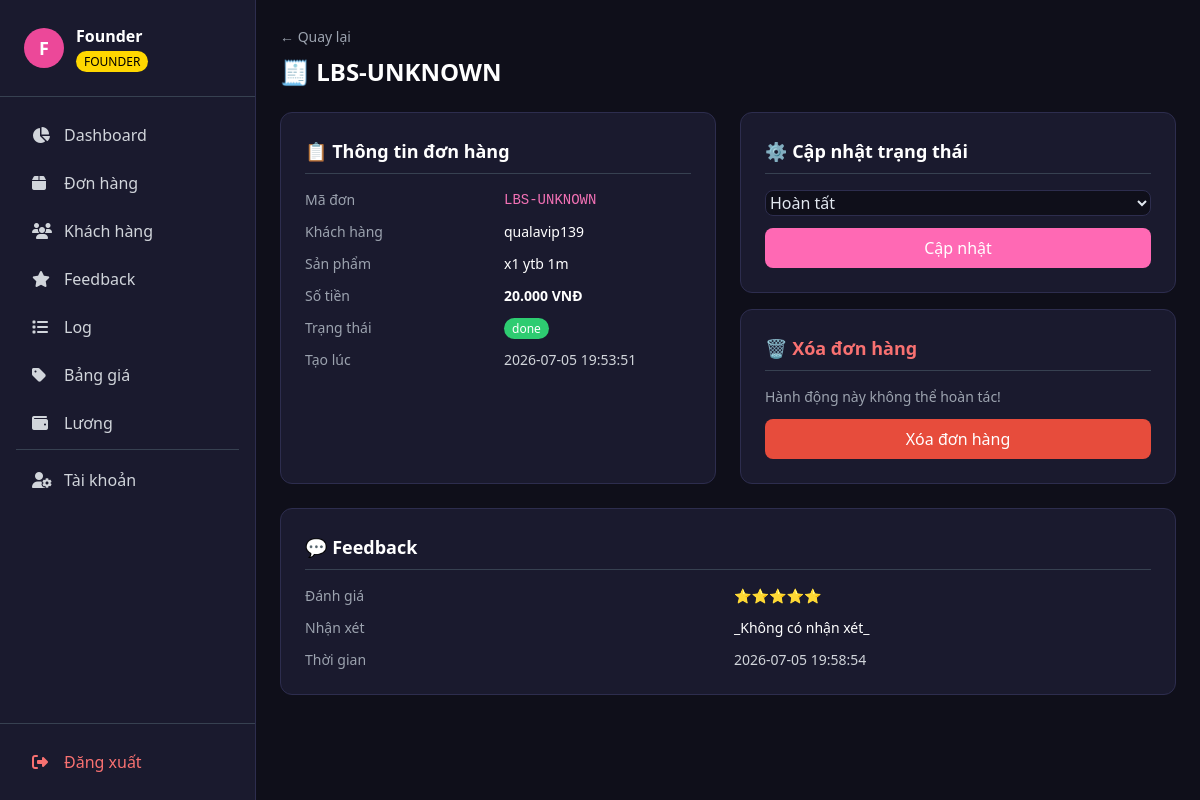
Screenshot of /orders/LBS-UNKNOWN (signed in) with the database file from the repository.
### tables this page shows
CREATE TABLE orders (
            id              INTEGER PRIMARY KEY AUTOINCREMENT,
            order_code      TEXT    UNIQUE NOT NULL,
            user_id         INTEGER NOT NULL,
            username        TEXT    NOT NULL,
            product_name    TEXT    NOT NULL,
            amount          INTEGER NOT NULL,
            status          TEXT    DEFAULT 'pending',
            ticket_channel  INTEGER,
            created_at      TEXT    DEFAULT (datetime('now','localtime')),
            paid_at         TEXT
        );

CREATE TABLE feedbacks (
            id          INTEGER PRIMARY KEY AUTOINCREMENT,
            order_code  TEXT    NOT NULL,
            user_id     INTEGER NOT NULL,
            username    TEXT    NOT NULL,
            stars       INTEGER NOT NULL,
            content     TEXT,
            created_at  TEXT    DEFAULT (datetime('now','localtime'))
        );

### web/app.py (the view)
@app.route("/orders/<order_code>")
@login_required
@role_required("founder", "admin")
def order_detail(order_code):
    order    = db.get_order(order_code)
    conn     = db.get_conn()
    feedback = conn.execute(
        "SELECT * FROM feedbacks WHERE order_code=?", (order_code,)
    ).fetchone()
    conn.close()
    return render_template("order_detail.html", order=order, feedback=feedback)

### database.py (called while the page is built)
def get_conn():
    conn = sqlite3.connect(DB_PATH)
    conn.row_factory = sqlite3.Row
    return conn

def get_order(order_code):
    conn = get_conn()
    row = conn.execute("SELECT * FROM orders WHERE order_code = ?", (order_code,)).fetchone()
    conn.close()
    return row

### web/app.py (called while the page is built)
def login_required(f):
    @wraps(f)
    def decorated(*args, **kwargs):
        if "user_id" not in session:
            return redirect(url_for("login"))
        return f(*args, **kwargs)
    return decorated

def role_required(*roles):
    def decorator(f):
        @wraps(f)
        def decorated(*args, **kwargs):
            if session.get("role") not in roles:
                flash("❌ Bạn không có quyền truy cập trang này!", "error")
                return redirect(url_for("dashboard"))
            return f(*args, **kwargs)
        return decorated
    return decorator

### web/templates/order_detail.html (shortened to what this page needs)
{% extends "base.html" %}
{% block content %}
<div class="mb-6">
    <a href="/orders" class="text-gray-400 hover:text-pink-400 text-sm">← Quay lại</a>
    <h1 class="text-2xl font-bold text-white mt-2">🧾 {{ order.order_code }}</h1>
</div>
<div class="grid grid-cols-1 lg:grid-cols-2 gap-6">
    <div class="card p-6 space-y-4">
        <h2 class="text-lg font-bold text-white border-b border-gray-700 pb-2">📋 Thông tin đơn hàng</h2>
        <div class="grid grid-cols-2 gap-3 text-sm">
            <div class="text-gray-400">Mã đơn</div>
            <div class="text-pink-400 font-mono">{{ order.order_code }}</div>
            <div class="text-gray-400">Khách hàng</div>
            <div class="text-white">{{ order.username }}</div>
            <div class="text-gray-400">Sản phẩm</div>
            <div class="text-white">{{ order.product_name }}</div>
            <div class="text-gray-400">Số tiền</div>
            <div class="text-white font-bold">{{ "{:,.0f}".format(order.amount).replace(",", ".") }} VNĐ</div>
            <div class="text-gray-400">Trạng thái</div>
            <div><span class="px-2 py-0.5 rounded-full text-xs text-white status-{{ order.status }}">{{ order.status }}</span></div>
            <div class="text-gray-400">Tạo lúc</div>
            <div class="text-gray-300">{{ order.created_at }}</div>
        </div>
    </div>
    {% if session.role == 'founder' %}
    <div class="space-y-4">
        <div class="card p-6">
            <h2 class="text-lg font-bold text-white border-b border-gray-700 pb-2 mb-4">⚙️ Cập nhật trạng thái</h2>
            <form method="POST" action="/orders/{{ order.order_code }}/update" class="space-y-3">
                <select name="status" class="w-full">
                    <option value="done"       {{ 'selected' if order.status == 'done' }}>Hoàn tất</option>
                </select>
                <button type="submit" class="btn-primary w-full">Cập nhật</button>
            </form>
        </div>
        <div class="card p-6">
            <h2 class="text-lg font-bold text-red-400 border-b border-gray-700 pb-2 mb-4">🗑️ Xóa đơn hàng</h2>
            <p class="text-gray-400 text-sm mb-3">Hành động này không thể hoàn tác!</p>
            <form method="POST" action="/orders/{{ order.order_code }}/delete" onsubmit="return confirm('Chắc chắn xóa đơn này?')">
                <button type="submit" class="btn-danger w-full">Xóa đơn hàng</button>
            </form>
        </div>
    </div>
    {% endif %}
</div>
{% if feedback %}
<div class="card p-6 mt-6">
    <h2 class="text-lg font-bold text-white border-b border-gray-700 pb-2 mb-4">💬 Feedback</h2>
    <div class="grid grid-cols-2 gap-3 text-sm">
        <div class="text-gray-400">Đánh giá</div>
        <div class="text-yellow-300">{{ '⭐' * feedback.stars }}{{ '✩' * (5 - feedback.stars) }}</div>
        <div class="text-gray-400">Nhận xét</div>
        <div class="text-white">{{ feedback.content or 'Không có nhận xét' }}</div>
        <div class="text-gray-400">Thời gian</div>
        <div class="text-gray-300">{{ feedback.created_at }}</div>
    </div>
</div>
{% endif %}
{% endblock %}

### web/templates/base.html (style rules this page uses)
body { background: #0f0f1a; color: #e2e8f0; font-family: 'Segoe UI', sans-serif; }
.card { background: #1a1a2e; border: 1px solid #2d2d4e; border-radius: 12px; }
.status-done { background: #2ECC71; }
input, select, textarea { background: #0f0f1a !important; border: 1px solid #2d2d4e !important; color: #e2e8f0 !important; border-radius: 8px; padding: 8px 12px; }
.btn-primary { background: #FF69B4; color: white; border-radius: 8px; padding: 8px 16px; transition: 0.2s; }
.btn-danger { background: #E74C3C; color: white; border-radius: 8px; padding: 8px 16px; transition: 0.2s; }

### rows the page displays
orders: order_code "LBS-UNKNOWN", username "qualavip139", product_name "x1 ytb 1m", amount "20.000", status "done", created_at "2026-07-05 19:53:51"
feedbacks: stars "⭐⭐⭐⭐⭐", content "_Không có nhận xét_", created_at "2026-07-05 19:58:54"

### other values shown
{{ session.display[0].upper() }} "F"
{{ session.display }} "Founder"
{{ session.role.upper() }} "FOUNDER"
